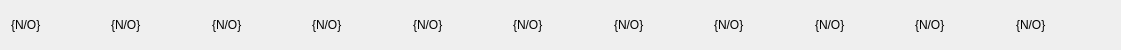
<?xml version="1.0" encoding="UTF-8"?>
<ui version="4.0">
 <class>ClassAttendanceRow</class>
 <widget class="QWidget" name="ClassAttendanceRow">
  <property name="geometry">
   <rect>
    <x>0</x>
    <y>0</y>
    <width>1121</width>
    <height>50</height>
   </rect>
  </property>
  <property name="sizePolicy">
   <sizepolicy hsizetype="Expanding" vsizetype="Preferred">
    <horstretch>0</horstretch>
    <verstretch>0</verstretch>
   </sizepolicy>
  </property>
  <property name="minimumSize">
   <size>
    <width>0</width>
    <height>50</height>
   </size>
  </property>
  <property name="maximumSize">
   <size>
    <width>16777215</width>
    <height>50</height>
   </size>
  </property>
  <property name="windowTitle">
   <string/>
  </property>
  <layout class="QHBoxLayout" name="horizontalLayout">
   <item>
    <widget class="QLabel" name="class_attendance_id">
     <property name="text">
      <string>{N/O}</string>
     </property>
    </widget>
   </item>
   <item>
    <widget class="QLabel" name="class_attendance_firstname">
     <property name="text">
      <string>{N/O}</string>
     </property>
    </widget>
   </item>
   <item>
    <widget class="QLabel" name="class_attendance_lastname">
     <property name="text">
      <string>{N/O}</string>
     </property>
    </widget>
   </item>
   <item>
    <widget class="QLabel" name="class_attendance_othername">
     <property name="text">
      <string>{N/O}</string>
     </property>
    </widget>
   </item>
   <item>
    <widget class="QLabel" name="class_attendance_rollnumber">
     <property name="text">
      <string>{N/O}</string>
     </property>
    </widget>
   </item>
   <item>
    <widget class="QLabel" name="class_attendance_class">
     <property name="text">
      <string>{N/O}</string>
     </property>
    </widget>
   </item>
   <item>
    <widget class="QLabel" name="class_attendance_course">
     <property name="text">
      <string>{N/O}</string>
     </property>
    </widget>
   </item>
   <item>
    <widget class="QLabel" name="class_attendance_session">
     <property name="text">
      <string>{N/O}</string>
     </property>
    </widget>
   </item>
   <item>
    <widget class="QLabel" name="class_attendance_term">
     <property name="text">
      <string>{N/O}</string>
     </property>
    </widget>
   </item>
   <item>
    <widget class="QLabel" name="class_attendance_status">
     <property name="text">
      <string>{N/O}</string>
     </property>
    </widget>
   </item>
   <item>
    <widget class="QLabel" name="class_attendance_date">
     <property name="text">
      <string>{N/O}</string>
     </property>
    </widget>
   </item>
  </layout>
 </widget>
 <resources/>
 <connections/>
</ui>
